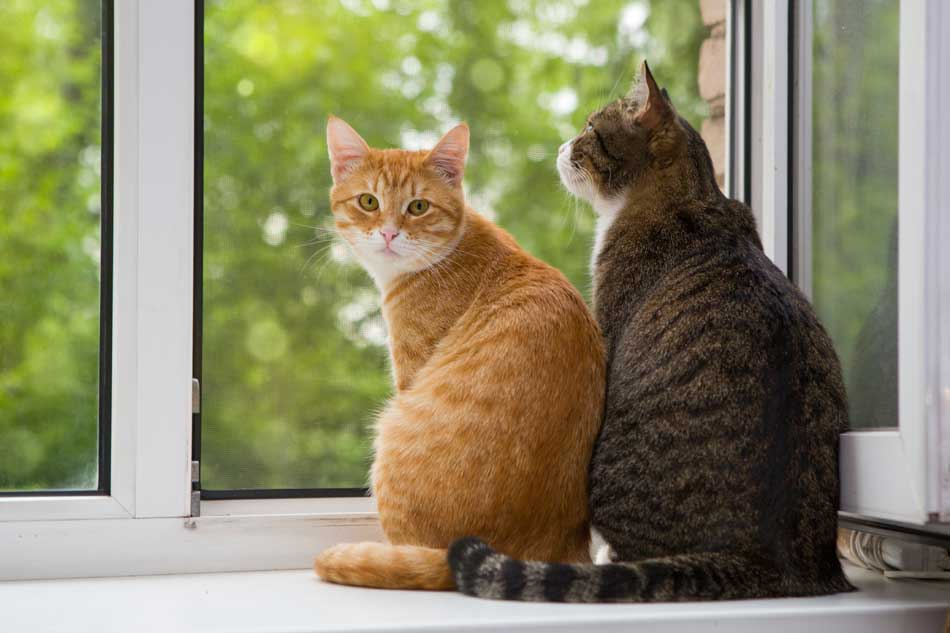
#> input picture Images/img1.jpg, 950 x 633 px, found by its file name
$ python C2_.py
#> lines starting #> are read from the running program, lines starting #| are printed output that depends on the picture; after the words box and inside, x2 and y2 are one past the last pixel; in counts of white or black regions, pixels touching at a corner belong together

import cv2


#Instrucción para cargar una imagen
imagen = cv2.imread('Images/img1.jpg');
#> imagen is the input picture: shape (633, 950, 3); mean B, G, R 102.7, 135, 138.3
imagen2 = imagen.copy(); # Se usa .copy para crear una copia de la imagen original y que esta no se vea afectada por los cambios en al copia

#Mostramos la imagen
cv2.imshow('Imagen Cargada',imagen);


## Mediante las funciones de Open Cv es posible hacer algunos dibujos básicos
# sobre las imágenes, esto será util en aplicaciones posteriores:

alto, ancho, _ = imagen.shape #se calculan las dimensiones de la imagen, la linea de la tercera
#> alto = 633; ancho = 950
                            #posicion significa que no nos importa el canal de color o si lo usaramos en otro programa esa variable.
color = [0, 255, 255]; # Si queremos dar color a algo se lo solemos entregar como una lista de tres valores BGR (Blue, Green, Red), por lo que aqui es el color rojo.
grosor = 2;


#la sintaxis es la siguiente:
#imagen = cv2.line(imagen, puntoInicial, puntoFinal, color, grosor) #Se dibuja una linea en la imagen con este codigo

imagen = cv2.line(imagen, (0, 0), (ancho, alto), color, grosor); # aqui aplicamos el codigo para dibujar una linea horizontal en la parte superior de la imagen
#> imagen: shape (633, 950, 3); 0.56% of pixels changed, all inside (x1, y1, x2, y2) = (0, 0, 950, 633)
cv2.imshow('Linea', imagen); #tengo que mostrar la imagen con la linea dibujada
cv2.waitKey(0);


cuadricula = 80 #Ahora podemos hacer una cuadricula en la imagen

for x in range(0, ancho, cuadricula):
    imagen = cv2.line(imagen, (x, 0), (x, alto), color, grosor) #Dibujamos lineas verticales
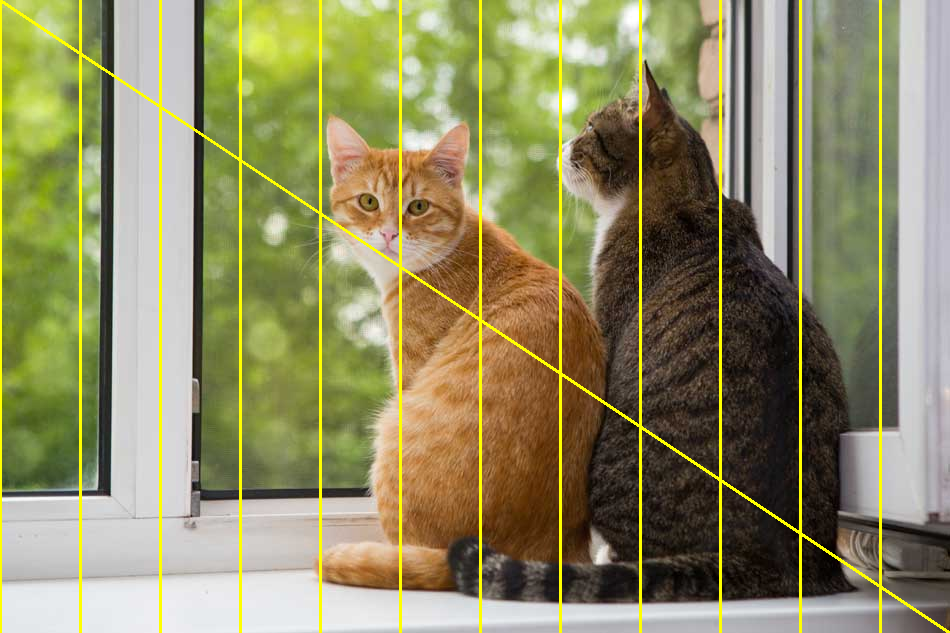
#> imagen: shape (633, 950, 3); mean B, G, R 98.6, 140.2, 143.3
for y in range(0, alto, cuadricula):
    imagen = cv2.line(imagen, (0, y), (ancho, y), color, grosor) #dibujamos lineas horizontales
#> this loop made 8 passes
#> pass 1, `imagen = cv2.line(imagen, (0, y), (ancho, y), color, grosor)`:
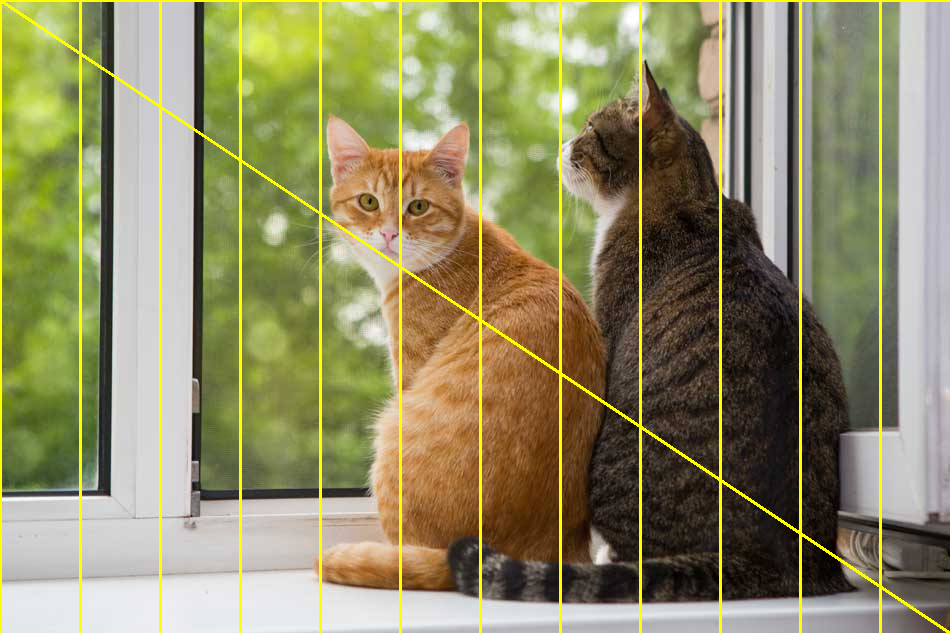
#> imagen: shape (633, 950, 3); 0.3% of pixels changed, all inside (x1, y1, x2, y2) = (3, 0, 950, 2)
#> after the loop:
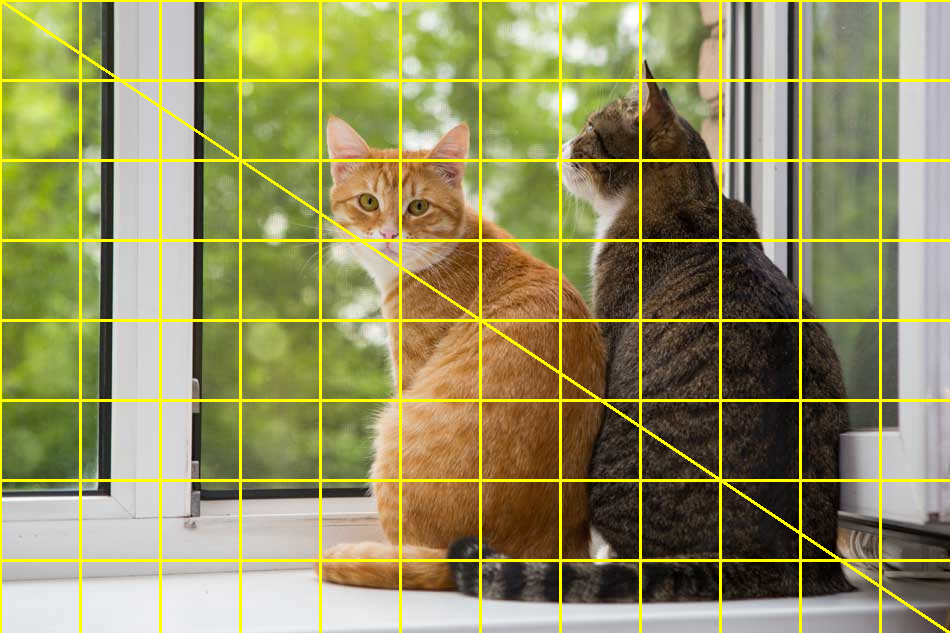
#> imagen: shape (633, 950, 3); mean B, G, R 95.2, 144.5, 147.5

cv2.imshow('cuadricula', imagen)
cv2.waitKey(0)


cv2.arrowedLine(imagen, (200, 100), (300, 150), (255,0,0), grosor) #Creamos una flecha en la imagen
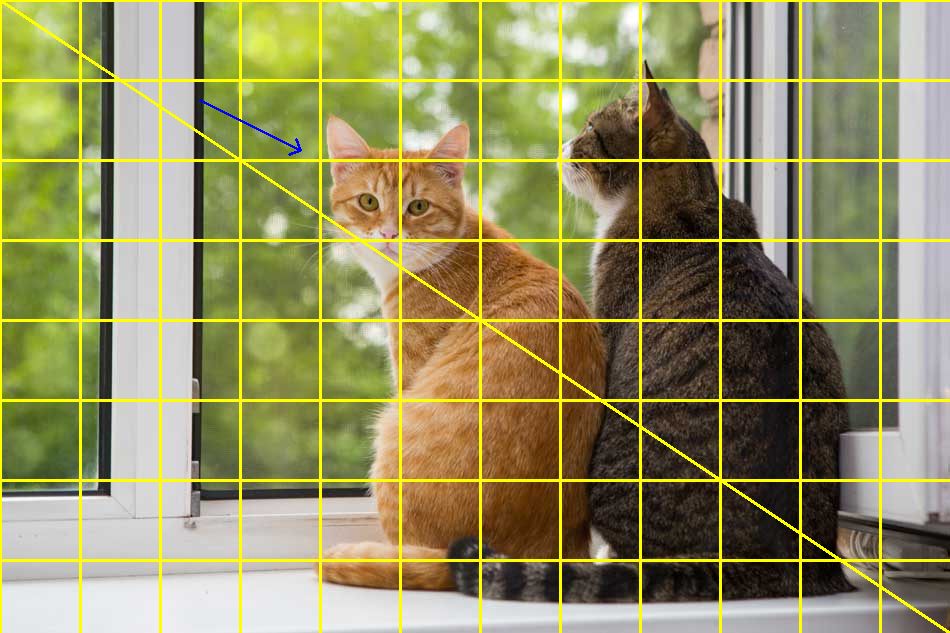
#> imagen: shape (633, 950, 3); 0.05% of pixels changed, all inside (x1, y1, x2, y2) = (199, 99, 302, 156)
cv2.imshow('cuadricula', imagen)
cv2.waitKey(0)

## RECTÁNGULOS

color = (0, 0, 255) #Vuelvo a definir un color rojo
grosor = 4
RectanguloXInicial, RectanguloXFinal = 300, 550 #Defino los puntos de inicio y fin del rectangulo.
RectanguloYInicial, RectanguloYFinal = 20, 220


cv2.rectangle(imagen2, (RectanguloXInicial, RectanguloYInicial), (RectanguloXFinal, RectanguloYFinal),color, grosor) #Dibujamos el rectangulo en la imagen2
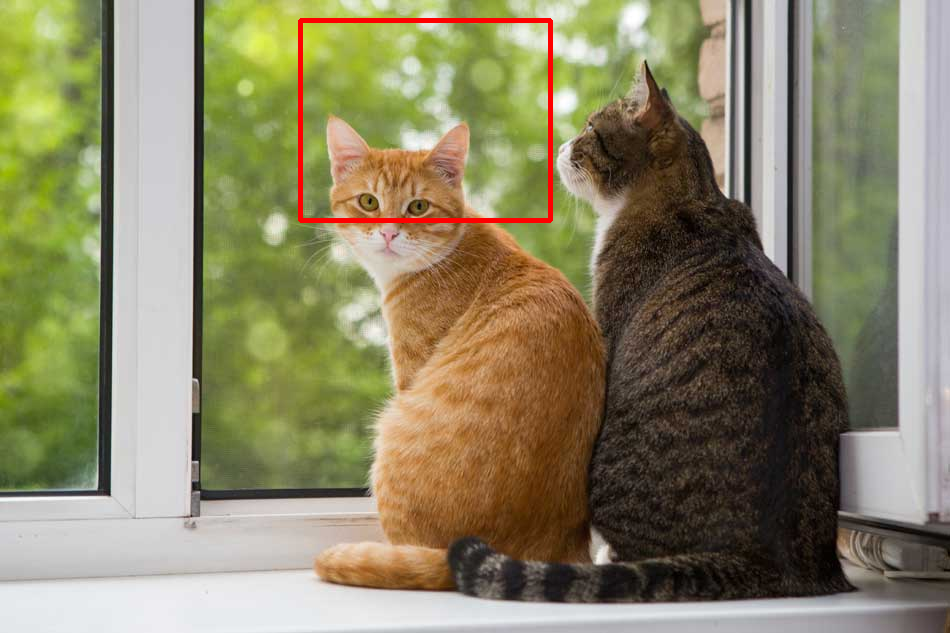
#> imagen2: shape (633, 950, 3); 0.75% of pixels changed, all inside (x1, y1, x2, y2) = (298, 18, 553, 223)

cv2.imshow('cuadro', imagen2)
cv2.waitKey(0)

## CIRCULOS Y ELIPSES

#SINTAXIS

# cv2.circle(imagen, (centro_x, centro_y), radio,color, grosor) #!Con este codigo se dibuja una linea en el codigo para dibujar un circulo en la imagen


imagen = cv2.imread('Images/img1.jpg')

alto, ancho, canales = imagen.shape
#> canales = 3
color = (40, 0, 255)
incremento_radio = 40
grosor = 10

centro_x = int(ancho/2) #calculamos el centro en x de la imagen
#> centro_x = 475
centro_y = int(alto/2) #calculamos el centro en y de la imagen
#> centro_y = 316
#Ambos son convertidos a enteros para que la operacion sea exacta, no sera exactamente la mitad pero no es demasiado importante para este caso.


for radio in range(0, int(alto/2), incremento_radio):
    cv2.circle(imagen, (centro_x, centro_y), radio,color, grosor)
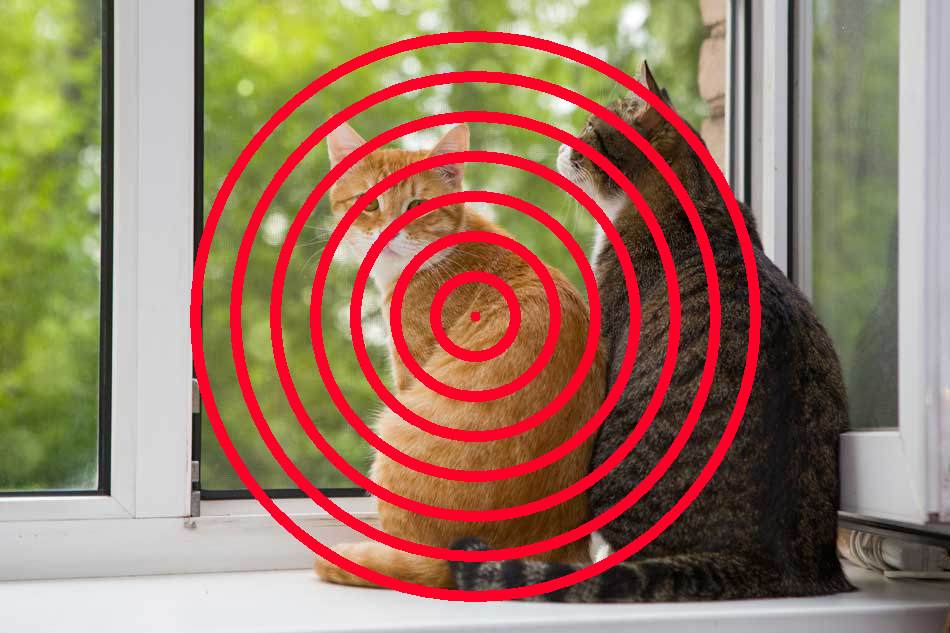
#> imagen: shape (633, 950, 3); 12.86% of pixels changed, all inside (x1, y1, x2, y2) = (190, 31, 761, 602)

cv2.imshow('Circulos', imagen)
cv2.waitKey(0)

## TEXTOS
# cv2.putText(img, "Texto", posicionDeInicio, fuente, escala, color, grosor)
# Se puede escribir en varias fuentes.

color = (0, 255, 0)
grosor = 4
fuente = cv2.FONT_HERSHEY_SCRIPT_SIMPLEX
#> fuente = 6
escala = 2


cv2.putText(imagen, "Prohibido herir a los gatos", (80, 60), fuente, escala, (255,0,0), grosor)
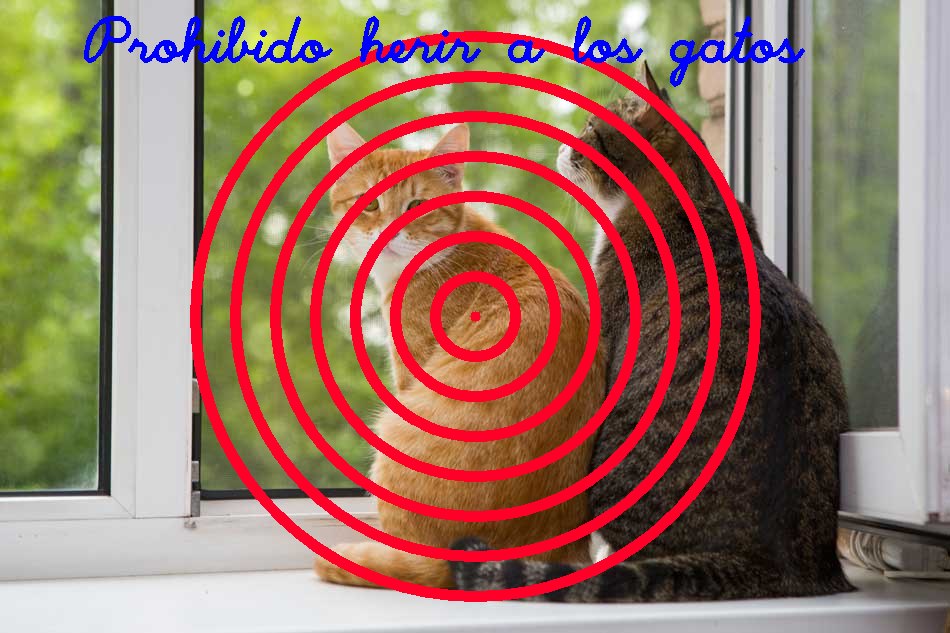
#> imagen: shape (633, 950, 3); 1.49% of pixels changed, all inside (x1, y1, x2, y2) = (84, 16, 805, 87)

cv2.imshow('Texto', imagen)
cv2.waitKey(0)

$ run again, with Images/img2.jpg copied over Images/img1.jpg
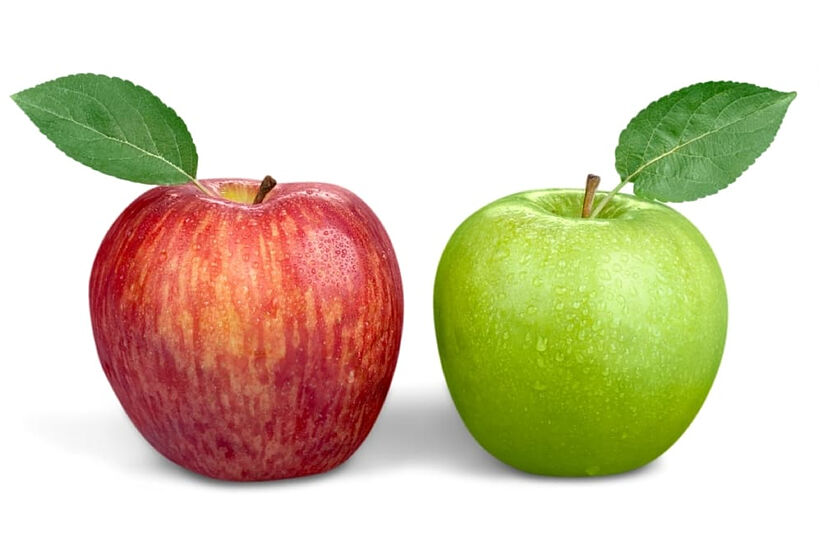
#> input picture Images/img2.jpg, 828 x 552 px, found by its file name
#> imagen is the input picture: shape (552, 828, 3); mean B, G, R 178.1, 204.6, 215
#> imagen2: shape (552, 828, 3); 0.98% of pixels changed, all inside (x1, y1, x2, y2) = (298, 18, 553, 223)
#> after the loop `for radio in range(0, int(alto/2), incremento_radio):`:
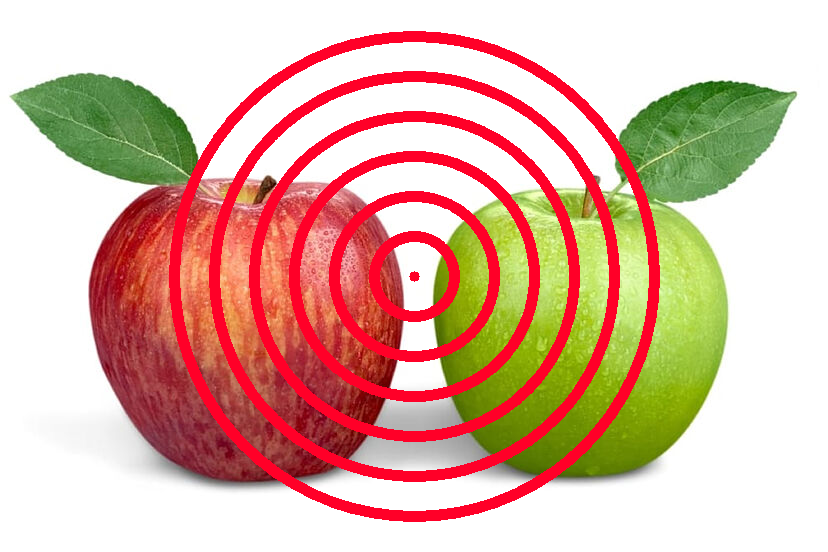
#> imagen: shape (552, 828, 3); 12.7% of pixels changed, all inside (x1, y1, x2, y2) = (169, 31, 660, 522)
#> fuente = 6
#> `cv2.putText(imagen, "Prohibido herir a los gatos", (80, 60), fuente, e..`:
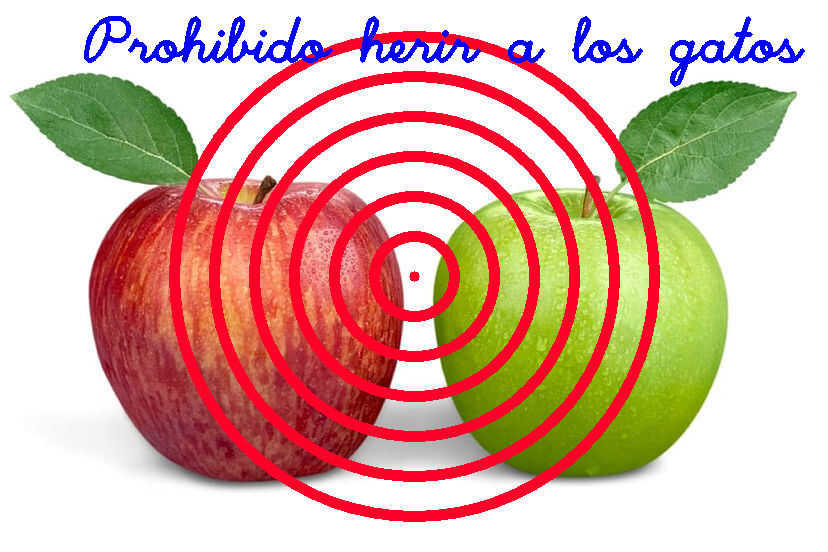
#> imagen: shape (552, 828, 3); 1.96% of pixels changed, all inside (x1, y1, x2, y2) = (84, 16, 805, 87)

$ run again, with Images/img3.jpg copied over Images/img1.jpg
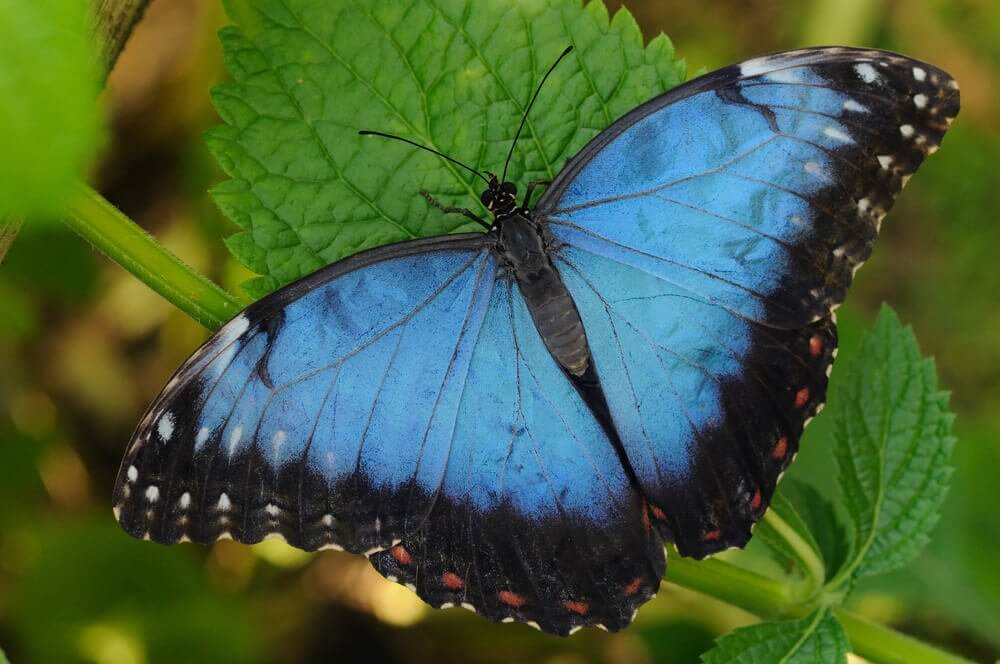
#> input picture Images/img3.jpg, 1000 x 664 px, found by its file name
#> imagen is the input picture: shape (664, 1000, 3); mean B, G, R 60.5, 96.9, 70.4
#> imagen2: shape (664, 1000, 3); 0.68% of pixels changed, all inside (x1, y1, x2, y2) = (298, 18, 553, 223)
#> after the loop `for radio in range(0, int(alto/2), incremento_radio):`:
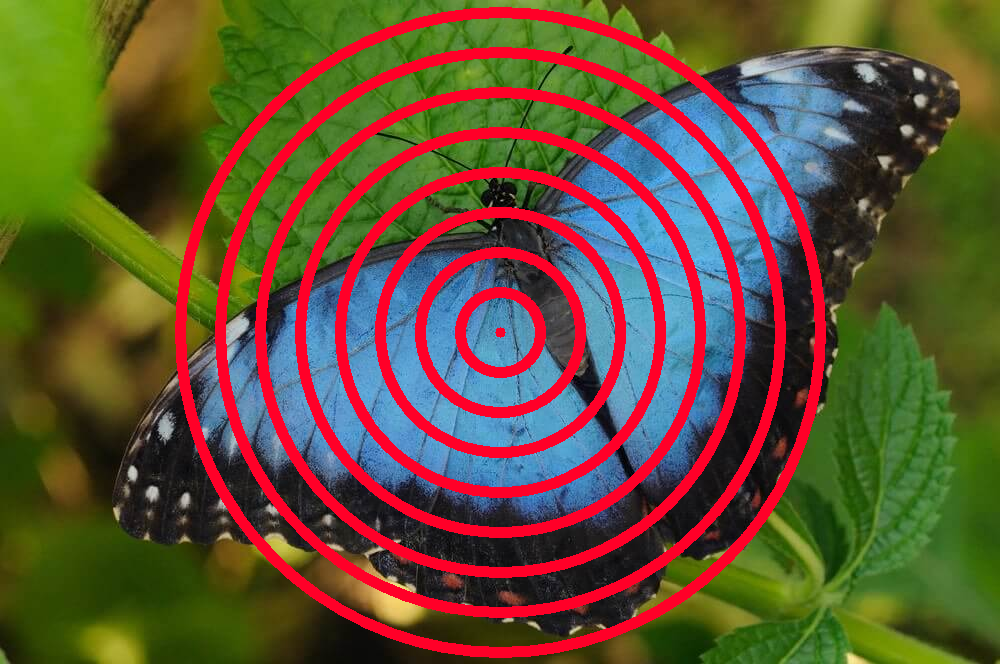
#> imagen: shape (664, 1000, 3); 14.97% of pixels changed, all inside (x1, y1, x2, y2) = (175, 7, 826, 658)
#> fuente = 6
#> `cv2.putText(imagen, "Prohibido herir a los gatos", (80, 60), fuente, e..`:
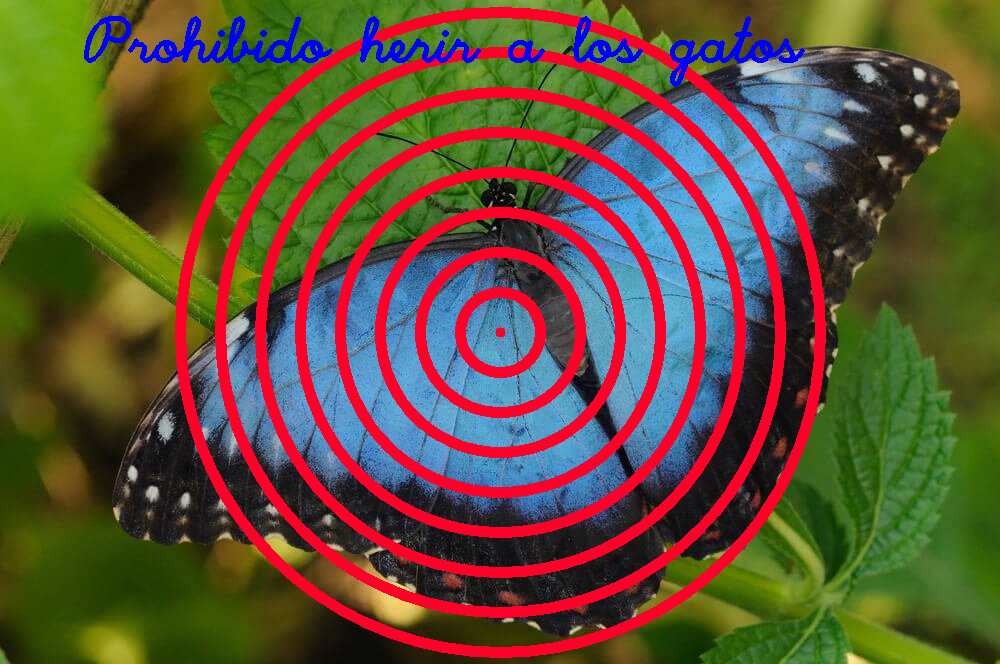
#> imagen: shape (664, 1000, 3); 1.35% of pixels changed, all inside (x1, y1, x2, y2) = (84, 16, 805, 87)
